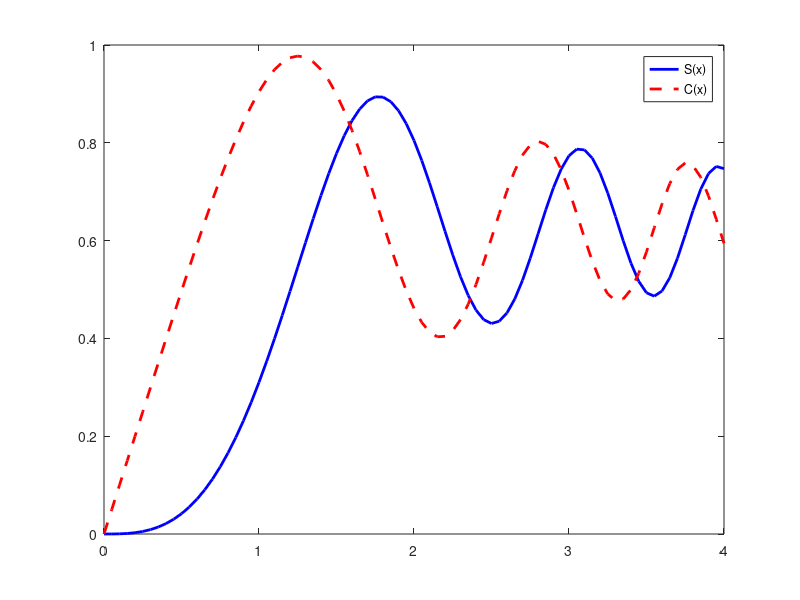
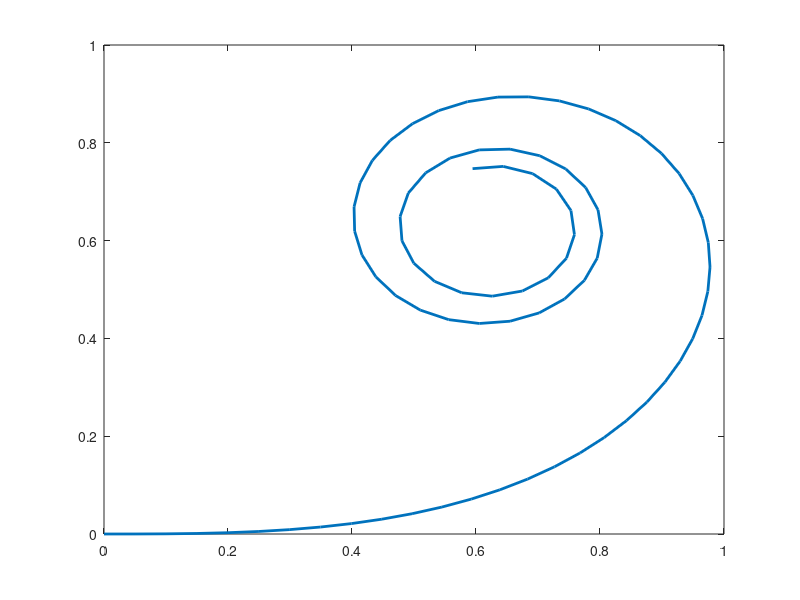

These figures' MATLAB source, in order:
clc,clear
x=[0:0.05:4];
for k=1:length(x)
    S=@(t)sin(t.^2);
    C=@(t)cos(t.^2);
    Sx(k)=quad(S,0,x(k));
    Cx(k)=quad(C,0,x(k));
end
figure
plot(x,Sx,'-b','linewidth',2);hold on
plot(x,Cx,'--r','linewidth',2);
legend('S(x)','C(x)');
figure
plot(Cx,Sx,'linewidth',2);